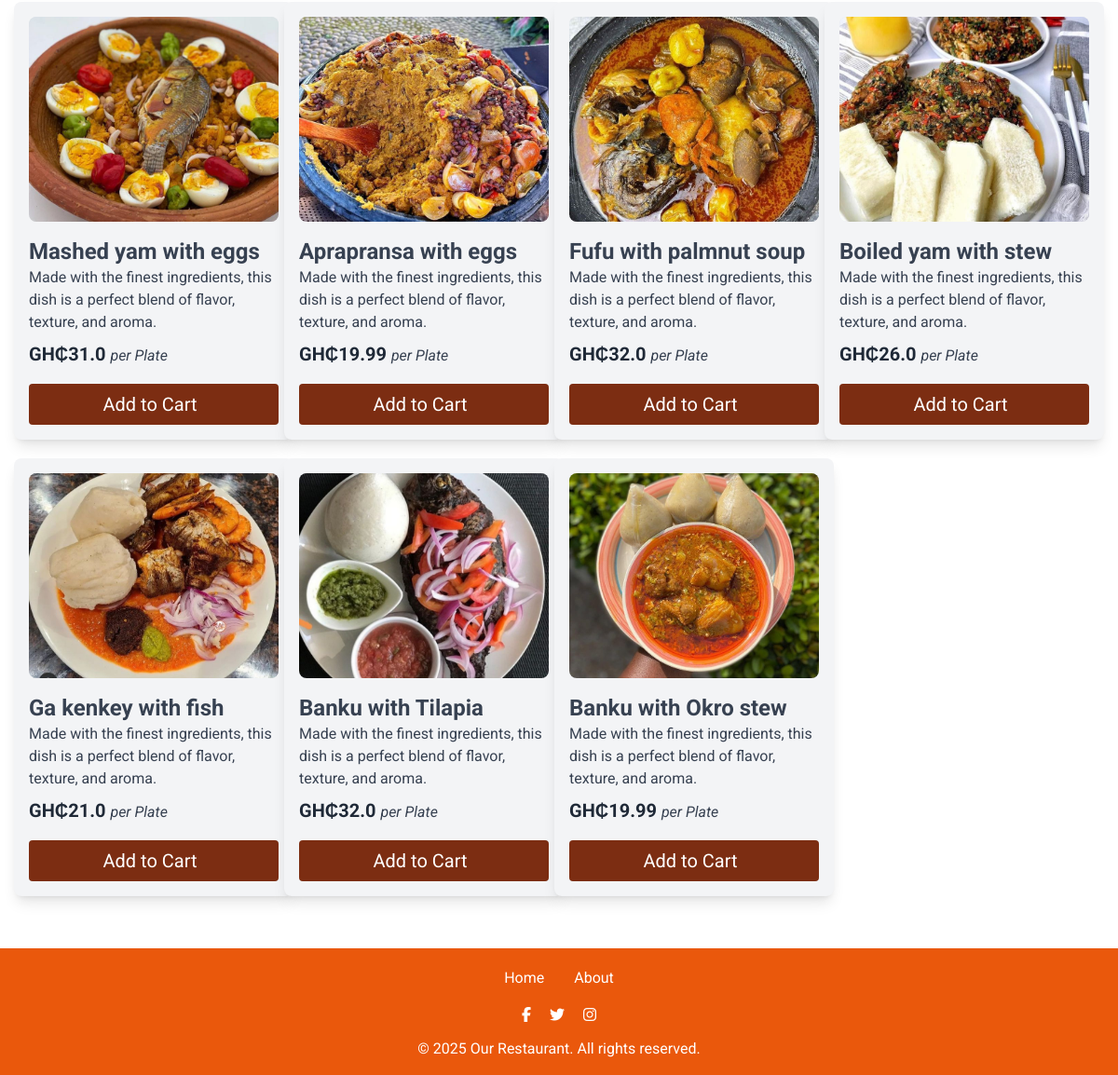
Page /home (lower part) on the earlier database version.
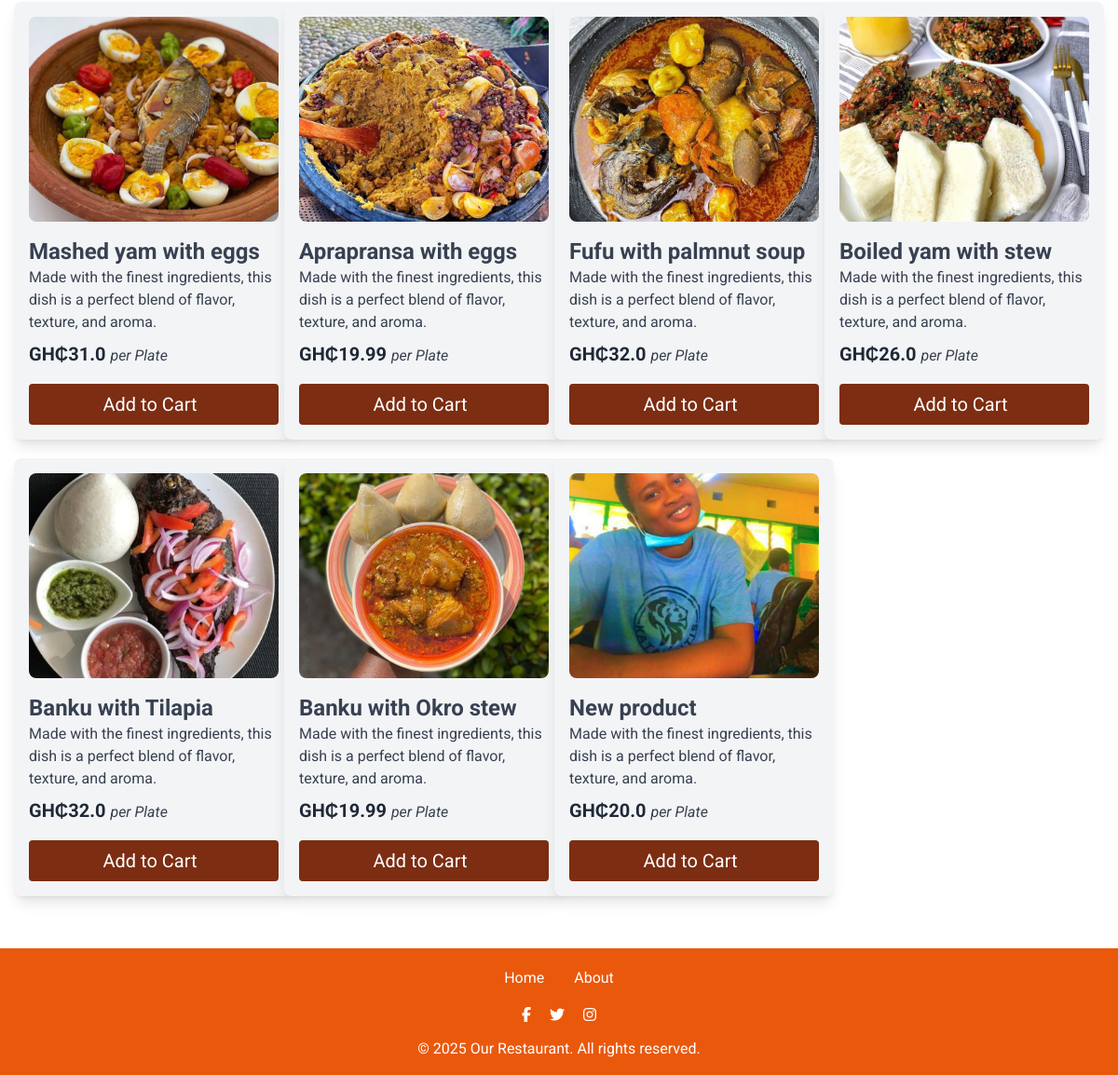
Same page on the later database version.
### website/models.py (models this page shows, shortened)
class Product(db.Model):
    id = db.Column(db.Integer, primary_key=True)
    product_name = db.Column(db.String(100), nullable=False)
    current_price = db.Column(db.Float, nullable=False)
    previous_price = db.Column(db.Float, nullable=False)
    product_picture = db.Column(db.String(100), nullable=False)
    flash_sale = db.Column(db.Boolean, default=False)
    date_added = db.Column(db.DateTime, default=datetime.utcnow)
    carts = db.relationship('Cart', backref=db.backref('product_in_cart', lazy=True))
    orders = db.relationship('Order', backref=db.backref('product_in_order', lazy=True))

### website/views.py (the view)
@views.route('/')
@views.route('/home')
def home():
    items = Product.query.filter_by(flash_sale=True)
    return render_template('home.html', items=items, cart=Cart.query.filter_by(customer_link=current_user.id).all()
                           if current_user.is_authenticated else [])

### website/templates/home.html (shortened to what this page needs)
{% extends 'base.html'%}
{% block body %}
  <div id="menu-section" class="left-0 content py-8">
    <div class="py-6 px-5 menu grid grid-cols-1 md:grid-cols-2 lg:grid-cols-4 gap-y-[20px] place-items-center">
      {% for item in items %}
      <div class=" md:block menu-item bg-gray-100 p-4 rounded-lg shadow-lg  w-[300px]">
        <div class="h-[220px] flex justify-center items-center overflow-hidden bg-gray-200 rounded-lg">
            <img width="" class="" src="{{item.product_picture}}"/>
        </div>
        <h3 class="text-2xl text-gray-700 font-bold mt-4">{{item.product_name}}</h3>
        <p class="text-gray-700 text-[16px]">
          Made with the finest ingredients, this dish is a perfect blend of flavor, texture, and aroma.
        </p>
        <p class="mt-2 text-xl text-gray-800 font-bold">
          GH₵{{item.current_price}} <span class="italic font-normal text-gray-700 text-[16px]">per Plate</span>
        </p>
        <div class="mt-4">
         <a href="add_to_cart/{{item.id}}" class="bg-orange-900 active:bg-orange-700 text-white px-2 py-2 flex justify-center items-center gap-x-2 rounded add-to-cart" onclick="addToCart(this)">
          <p class="text-xl">Add to Cart</p>
         </a>
        </div>
      </div>
      {% endfor %}
    </div>
  </div>
{% endblock %}

### website/templates/base.html (shortened to what this page needs)
<html lang="en">
 <head>
  <link href="https://cdnjs.cloudflare.com/ajax/libs/font-awesome/5.15.3/css/all.min.css" rel="stylesheet"/>
  <script src="https://cdn.tailwindcss.com"></script>
  <script src="https://cdn.tailwindcss.com">
  </script>
  <link href="https://cdnjs.cloudflare.com/ajax/libs/font-awesome/5.15.3/css/all.min.css" rel="stylesheet"/>
  <link rel='stylesheet' href='https://cdn-uicons.flaticon.com/2.6.0/uicons-thin-rounded/css/uicons-thin-rounded.css'>
  <link rel='stylesheet' href='https://cdn-uicons.flaticon.com/2.6.0/uicons-regular-straight/css/uicons-regular-straight.css'>
  <link rel='stylesheet' href='https://cdn-uicons.flaticon.com/2.6.0/uicons-solid-rounded/css/uicons-solid-rounded.css'>
  <link rel='stylesheet' href='https://cdn-uicons.flaticon.com/2.6.0/uicons-solid-rounded/css/uicons-solid-rounded.css'>
  <link rel='stylesheet' href='https://cdn-uicons.flaticon.com/2.6.0/uicons-bold-rounded/css/uicons-bold-rounded.css'>
  <link rel="stylesheet" href="https://cdnjs.cloudflare.com/ajax/libs/font-awesome/6.7.2/css/all.min.css" />
 </head>
      {% block body %}
      {% endblock %}
 <footer class="footer flex flex-col-reverse gap-y-3 items-center bg-orange-600 text-white text-center py-4">
  <p>© 2025 Our Restaurant. All rights reserved.</p>
  <p>
      <a class="mx-2" href="https://www.facebook.com/profile.php?id=61565903363367"><i class="fab fa-facebook-f"></i></a>
      <a class="mx-2" href="#"><i class="fab fa-twitter"></i></a>
      <a class="mx-2" href="#"><i class="fab fa-instagram"> </i></a>
  </p>
  <div class=" flex ">
      <a class="px-4 py-1 hover:underline" href="/home">Home</a>
      <a class="px-4 py-1 hover:underline" href="/about">About</a>
  </div>
</footer>
</html>

Differences in the rows shown:
removed Product: product_picture (picture), product_name "Ga kenkey with fish", current_price "21.0"
added Product: product_picture (picture), product_name "New product", current_price "20.0"
